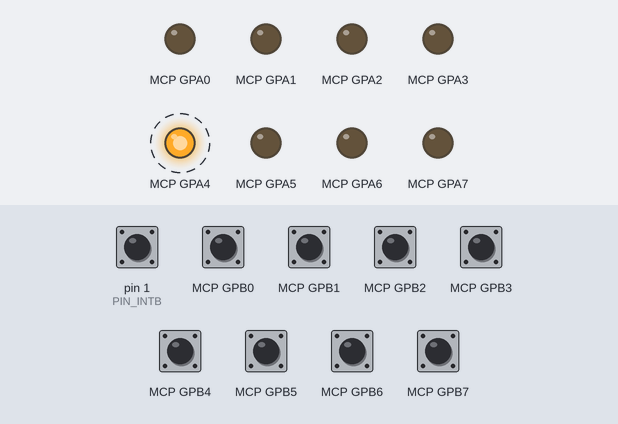
Simulated run of this program. Board: Raspberry Pi (wiringPi pin numbers). Shown: output pins drawn as LEDs (lit = HIGH). Dashed ring = blinking. The test bench sets the inputs (shaded band); at power-on: MCP GPB0–7, pin 1 (PIN_INTB) HIGH. Pin numbers are wiringPi numbers; what the program prints to the terminal is not drawn.

Above: at 0.5 s.
Timing chart, 0 to 4.6 s (numbered marks = the images above):
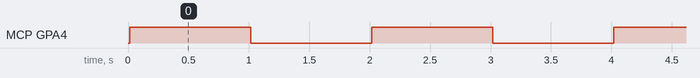

The program:

mcp23017.py
```python
'''
 * Seengreat MCP23017 IO Expansion Module control demo
 * Experimental Platform :Raspberry Pi 4B + MCP23017 IO Expansion Module
 * Hardware Connection :Raspberry Pi 4B -> MCP23017 IO Expansion Module in wiringpi number
 *      3.3V  --> VCC
 *      GND   --> GND
 *      SDA1  --> SDA
 *      SCL1  --> SCL
 *      P0    --> INTA
 *      P1    --> INTB
 * Author    : Andy Li
 * Web Site  : www.seengreat.com
'''

import smbus
import time
import numpy as np
import wiringpi as wpi

# CONTROL REGISTER in Sequential mode IOCON.BANK = 0
# The following registers correspond to port A,
# +1 for registers corresponding to port B
IODIR    = 0x00
IPOL     = 0x02
GPINTEN  = 0x04
DEFVAL   = 0X06
INTCON   = 0x08
IOCON    = 0x0A
GPPU     = 0x0C
INTF     = 0x0E
INTCAP   = 0x10
GPIO     = 0x12
OLAT     = 0x14

#state definition
INPUT     = 0x01
OUTPUT    = 0x00
#port definition
PORTA     = 0x00
PORTB     = 0x01

#pin number definition
PIN0      = 0x01
PIN1      = 0x02
PIN2      = 0x04
PIN3      = 0x08
PIN4      = 0x10
PIN5      = 0x20
PIN6      = 0x40
PIN7      = 0x80
PIN_ALL   = 0xFF

ENABLE    = 0x01
DISABLE   = 0x00

POLARITY_REV  = 0x01
POLARITY_NREV = 0x00

HIGH = 0x01
LOW  = 0x00

# INTERRUPT type definition
INT_DISABLE       = 0x00
INT_HIGH_LEVEL    = 0x01
INT_LOW_LEVEL     = 0x02
INT_CHANGE_LEVEL  = 0x03

#Define whether INTA and INTB are associated
INTAB_CONJUNCTION = 0x00
INTAB_INDEPENDENT = 0x01

# Define the output type of INTA and INTB pins
INT_OD             = 0x00
INT_PUSHPULL_HIGH  = 0x01
INT_PUSHPULL_LOW   = 0x02

#INTA/B pin wiring to Raspberry Pi 4B in wiringPi number
#INTA --> P0
#INTB --> P1
PIN_INTA  = 0
PIN_INTB  = 1
# Module use I2C bus,the slave device address setting:
'''
0 1 0  0 A2 A1 A0
0 1 0  0 0  0  0    0x20
0 1 0  0 0  0  1    0x21
0 1 0  0 0  1  0    0x22
0 1 0  0 0  1  1    0x23
0 1 0  0 1  0  0    0x24
0 1 0  0 1  0  1    0x25
0 1 0  0 1  1  0    0x26
0 1 0  0 1  1  1    0x27
'''
# default slave I2C interface device is 0x27(A2=1,A1=1,A0=1)

class MCP23017():
    def __init__(self):
        self.dev_addr = 0x27  #(A2=1,A1=1,A0=1)
        self.i2c = smbus.SMBus(1)  # /dev/i2c-1
        print(self.i2c)
        wpi.wiringPiSetup()
        wpi.pinMode(PIN_INTA,wpi.INPUT)
        wpi.pullUpDnControl(PIN_INTA, wpi.PUD_UP)
        wpi.pinMode(PIN_INTB,wpi.INPUT)
        wpi.pullUpDnControl(PIN_INTB, wpi.PUD_UP)
        self.set_port_dir(PORTA, INPUT) # set PORTA as input
        self.set_port_dir(PORTB, INPUT) # set PORTB as input
        for addr in range(2,22): # set other register as default value
            self.write_reg(addr, 0x00)
        # config INTA INTB independent, output type is PUSHPULL_HIGH
        self.write_reg(IOCON, INTAB_INDEPENDENT|INT_PUSHPULL_HIGH)
    # i2c bus write register
    def write_reg(self, reg, value):
        self.i2c.write_byte_data(self.dev_addr, reg, value)
    # i2c bus read register
    def read_reg(self, reg):
        return self.i2c.read_byte_data(self.dev_addr, reg)
    # Set the input and output direction of the port
    def set_port_dir(self, port, port_dir):
        if port_dir == INPUT:
            self.write_reg(IODIR+port, 0xFF)
        elif port_dir == OUTPUT:
            self.write_reg(IODIR+port, 0x00)
    # Set the specified pin of the specified port to the input or output state
    def set_io_dir(self, port, pin, pin_dir):
        state = self.read_reg(IODIR+port)
        if pin_dir == INPUT:
            state |= pin
        elif pin_dir == OUTPUT:
            state &= ~pin
        else :
            print("dir error!")
            return
        self.write_reg(IODIR+port, state)
    # Set whether the specified pin of the specified port turns on the pull-up resistance
    def set_io_pu(self, port, pin, pu):
        state = self.read_reg(GPPU+port)
        if pu == ENABLE:
            state |= pin
        elif pu == DISABLE:
            state &= ~pin
        else :
            print("pu state error!")
            return
        self.write_reg(GPPU+port, state)
    #Set whether the specified pin of the specified port reverses the port polarity
    def set_io_polarty(self,port, pin, polarity):
        state = self.read_reg(IPOL + port)
        if polarity == ENABLE:
            state |= pin
        elif polarity == DISABLE:
            state &= ~pin
        else :
            print("polarity state error!")
            return
        self.write_reg(IPOL + port, state)
    #Set whether the interrupt function and interrupt type are enabled
    #for the specified pin of the specified port
    def set_io_int(self, port, pin, int_type):
        inten_state = self.read_reg(GPINTEN + port)
        defval_state = self.read_reg(DEFVAL + port)
        intcon_state = self.read_reg(INTCON + port)
        if int_type == INT_DISABLE:
            inten_state &= ~pin
        elif int_type == INT_HIGH_LEVEL:
            inten_state |= pin
            defval_state &= ~pin
            intcon_state |= pin
        elif int_type == INT_LOW_LEVEL:
            inten_state |= pin
            defval_state |= pin
            intcon_state |= pin
        elif int_type == INT_CHANGE_LEVEL:
            inten_state |= pin
            intcon_state &= ~pin
        self.write_reg(GPINTEN + port, inten_state)
        self.write_reg(DEFVAL + port, defval_state)
        self.write_reg(INTCON + port, intcon_state)
    # Read the INTF register of the corresponding port
    def read_intf(self, port):
        return self.read_reg(INTF + port)
    # Read the INTCAP register of the corresponding port
    def read_intcap(self, port):
        return self.read_reg(INTCAP + port)
    # Read the GPIO register of the corresponding port
    def read_gpio(self, port):
        return self.read_reg(GPIO + port)
    # Read the OLAT register of the corresponding port
    def read_olat(self, port):
        return self.read_reg(OLAT + port)
    # Set the level of MCP23017 specified port
    def write_gpio(self, port, value):
        self.write_reg(GPIO + port, value)
    # Set the level of the specified pin of the specified port of MCP23017
    def set_gpio_pin(self, port, pin, value):
        gpio_state = self.read_reg(GPIO + port)
        if value == HIGH:
            gpio_state |= pin
        elif value == LOW:
            gpio_state &= ~pin
        self.write_reg(GPIO + port, gpio_state)

# Interrupt service function triggered by interrupt pin
def int_callback():
    print("portB:",hex(mcp23017.read_gpio(PORTB)))

if __name__ == '__main__':
    mcp23017 = MCP23017()
    mcp23017.set_port_dir(PORTA, OUTPUT) #config PORTA as output
    mcp23017.set_port_dir(PORTB, INPUT) #config PORTA as input
    mcp23017.set_io_pu(PORTB, PIN_ALL, ENABLE) # PORTB enable pullup
    mcp23017.set_io_int(PORTB, PIN_ALL, INT_CHANGE_LEVEL) # Set the interrupt mode of all pins of PORTB port to level change
    # INT_EDGE_FALLING/INT_EDGE_RISING/INT_EDGE_BOTH/INT_EDGE_SETUP
    wpi.wiringPiISR(PIN_INTB,wpi.INT_EDGE_BOTH,int_callback) # PIN INTB configuration
    print("portB INTCAP:",hex(mcp23017.read_intcap(PORTB)))
    print("portB:",hex(mcp23017.read_gpio(PORTB)))
    while True:
        print("port A ouput high")
        mcp23017.set_gpio_pin(PORTA, PIN4, HIGH)
#         mcp23017.write_gpio(PORTA, 0xFF)
#         mcp23017.write_gpio(PORTB, HIGH)
#         print("portA:",hex(mcp23017.read_gpio(PORTA)))
#         print("portB:",hex(mcp23017.read_gpio(PORTB)))
        time.sleep(1)
        print("port A ouput low")
        mcp23017.set_gpio_pin(PORTA, PIN4, LOW)
#         mcp23017.write_gpio(PORTA, 0x00)
#         mcp23017.write_gpio(PORTB, LOW)
#         print("portA:",hex(mcp23017.read_gpio(PORTA)))
#         print("portB:",hex(mcp23017.read_gpio(PORTB)))
        time.sleep(1)
        
```

Measured:
- by itself, MCP GPA4: alternates HIGH for 1.0 s and LOW for 1.0 s
